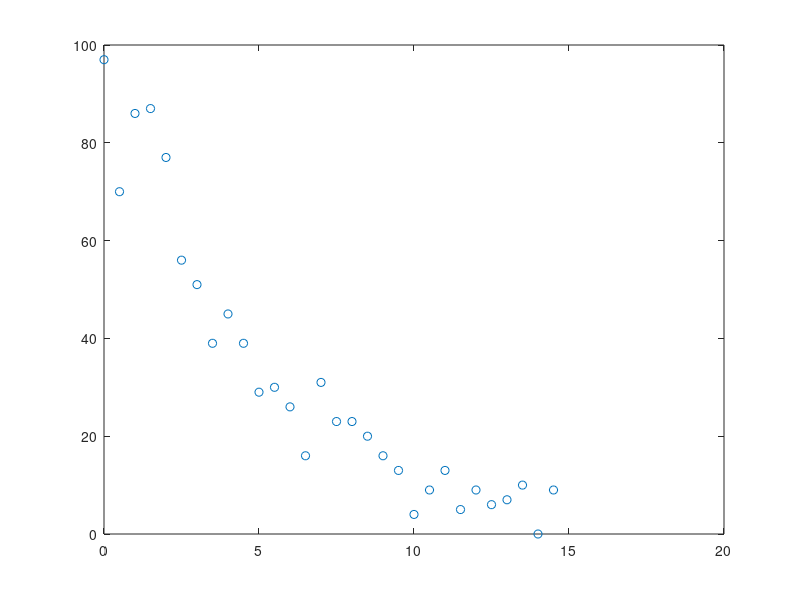

MATLAB code for this plot:
clc; close all; clear all;
tau=5;

N=1000;

tc=linspace(0,15,31);

t=-tau*log(rand(N,1));

g=transpose(histc(t,tc));

M=[tc(1:30)',g(1:30)'];

dlmwrite('geigerdata.txt',M,'newline','pc')

plot(tc(1:30),g(1:30),'o')

